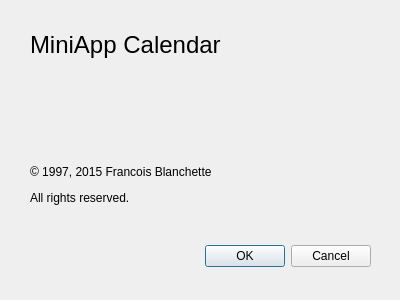
<?xml version="1.0" encoding="UTF-8"?>
<ui version="4.0">
 <class>DlgAbout</class>
 <widget class="QDialog" name="DlgAbout">
  <property name="geometry">
   <rect>
    <x>0</x>
    <y>0</y>
    <width>400</width>
    <height>300</height>
   </rect>
  </property>
  <property name="minimumSize">
   <size>
    <width>400</width>
    <height>300</height>
   </size>
  </property>
  <property name="maximumSize">
   <size>
    <width>400</width>
    <height>300</height>
   </size>
  </property>
  <property name="windowTitle">
   <string>About MiniApp Calendar</string>
  </property>
  <widget class="QDialogButtonBox" name="buttonBox">
   <property name="geometry">
    <rect>
     <x>30</x>
     <y>240</y>
     <width>341</width>
     <height>32</height>
    </rect>
   </property>
   <property name="orientation">
    <enum>Qt::Horizontal</enum>
   </property>
   <property name="standardButtons">
    <set>QDialogButtonBox::Cancel|QDialogButtonBox::Ok</set>
   </property>
  </widget>
  <widget class="QLabel" name="label">
   <property name="geometry">
    <rect>
     <x>30</x>
     <y>30</y>
     <width>251</width>
     <height>31</height>
    </rect>
   </property>
   <property name="text">
    <string>&lt;html&gt;&lt;head/&gt;&lt;body&gt;&lt;p&gt;&lt;span style=&quot; font-size:18pt;&quot;&gt;MiniApp Calendar&lt;/span&gt;&lt;/p&gt;&lt;/body&gt;&lt;/html&gt;</string>
   </property>
  </widget>
  <widget class="QLabel" name="label_2">
   <property name="geometry">
    <rect>
     <x>30</x>
     <y>160</y>
     <width>341</width>
     <height>51</height>
    </rect>
   </property>
   <property name="text">
    <string>&lt;html&gt;&lt;head/&gt;&lt;body&gt;&lt;p&gt;© 1997, 2015 Francois Blanchette&lt;/p&gt;&lt;p&gt;All rights reserved.&lt;/p&gt;&lt;/body&gt;&lt;/html&gt;</string>
   </property>
  </widget>
  <widget class="QLabel" name="label_3">
   <property name="geometry">
    <rect>
     <x>320</x>
     <y>30</y>
     <width>41</width>
     <height>51</height>
    </rect>
   </property>
   <property name="text">
    <string/>
   </property>
   <property name="pixmap">
    <pixmap resource="MiniAppCalendar.qrc">:/images/icon.gif</pixmap>
   </property>
  </widget>
 </widget>
 <resources>
  <include location="MiniAppCalendar.qrc"/>
 </resources>
 <connections>
  <connection>
   <sender>buttonBox</sender>
   <signal>accepted()</signal>
   <receiver>DlgAbout</receiver>
   <slot>accept()</slot>
   <hints>
    <hint type="sourcelabel">
     <x>248</x>
     <y>254</y>
    </hint>
    <hint type="destinationlabel">
     <x>157</x>
     <y>274</y>
    </hint>
   </hints>
  </connection>
  <connection>
   <sender>buttonBox</sender>
   <signal>rejected()</signal>
   <receiver>DlgAbout</receiver>
   <slot>reject()</slot>
   <hints>
    <hint type="sourcelabel">
     <x>316</x>
     <y>260</y>
    </hint>
    <hint type="destinationlabel">
     <x>286</x>
     <y>274</y>
    </hint>
   </hints>
  </connection>
 </connections>
</ui>
